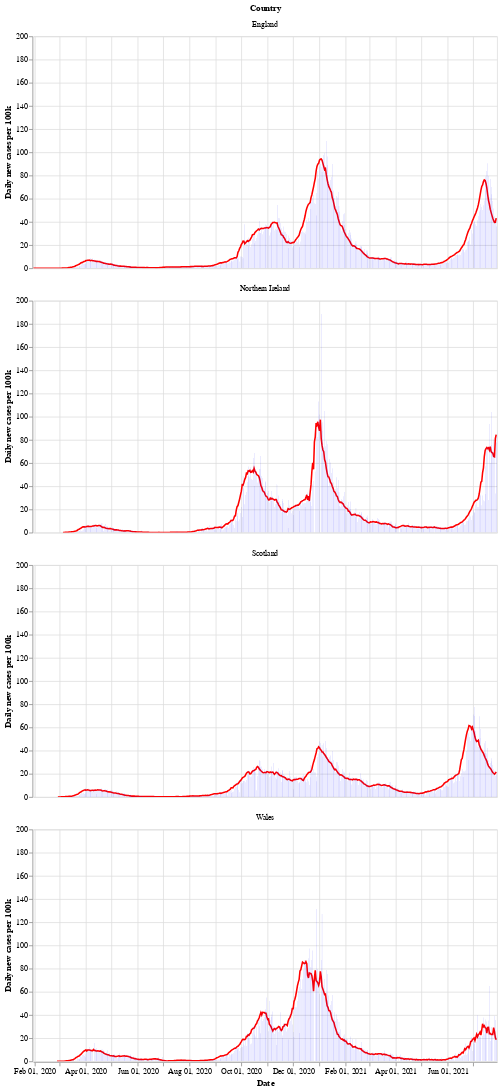

The notebook cell this image was saved under:
### Markdown cell above
Next is a bar chart of the number of new cases in each country (per 100k population), with the 7 day moving average of cases. Again we see that Wales saw a longer period of raising and falling cases compared to the other countries.

After a period of cases falling, each nation is now seeing a rise in the number of cases - especially in Wales.

### Code cell
# collapse
bars = alt.Chart(uk_cases).mark_bar().encode(
    x=alt.X("yearmonthdate(date):T", axis=alt.Axis(title='Date')),
    y=alt.Y("newCasesRate:Q", axis=alt.Axis(title='Daily new cases per 100k')),
    tooltip='newCasesRate',
    color=alt.condition(
        alt.datum.dailyChange > 0,
        alt.value("orange"),  # The positive color
        alt.value("blue")  # The negative color
    )
).properties(title='New cases per 100k population with rolling 7 day average', width=600).interactive()
line = alt.Chart(uk_cases).mark_line(
    color='red',
    size=2,
).transform_window(
    rolling_mean='mean(newCasesRate)',
    frame=[0, 7],
    groupby=['areaName']
).encode(
    x='yearmonthdate(date):T',
    y='rolling_mean:Q'
)
alt.layer(line, bars, data=uk_cases).facet(alt.Row('areaName', title='Country'), columns=1)

### Figure 1 — Vega-Lite specification as saved in the notebook (floating-point values rounded to 4 significant figures; data arrays with more than 128 entries replaced by an {"elided": "..."} marker saying what was removed)
{"config": {"view": {"continuousWidth": 400, "continuousHeight": 300}}, "data": {"name": "data-d5cca6eb8d00af47c8205f64fc2010d1"}, "facet": {"type": "nominal", "field": "areaName", "title": "Country"}, "spec": {"layer": [{"mark": {"type": "line", "color": "red", "size": 2}, "encoding": {"x": {"type": "temporal", "field": "date", "timeUnit": "yearmonthdate"}, "y": {"type": "quantitative", "field": "rolling_mean"}}, "transform": [{"window": [{"op": "mean", "field": "newCasesRate", "as": "rolling_mean"}], "frame": [0, 7], "groupby": ["areaName"]}]}, {"mark": "bar", "encoding": {"color": {"condition": {"value": "orange", "test": "(datum.dailyChange > 0)"}, "value": "blue"}, "tooltip": {"type": "quantitative", "field": "newCasesRate"}, "x": {"type": "temporal", "axis": {"title": "Date"}, "field": "date", "timeUnit": "yearmonthdate"}, "y": {"type": "quantitative", "axis": {"title": "Daily new cases per 100k"}, "field": "newCasesRate"}}, "selection": {"selector002": {"type": "interval", "bind": "scales", "encodings": ["x", "y"]}}, "title": "New cases per 100k population with rolling 7 day average", "width": 600}]}, "columns": 1, "$schema": "https://vega.github.io/schema/vega-lite/v4.8.1.json", "datasets": {"data-d5cca6eb8d00af47c8205f64fc2010d1": {"elided": "2092 records"}}}
